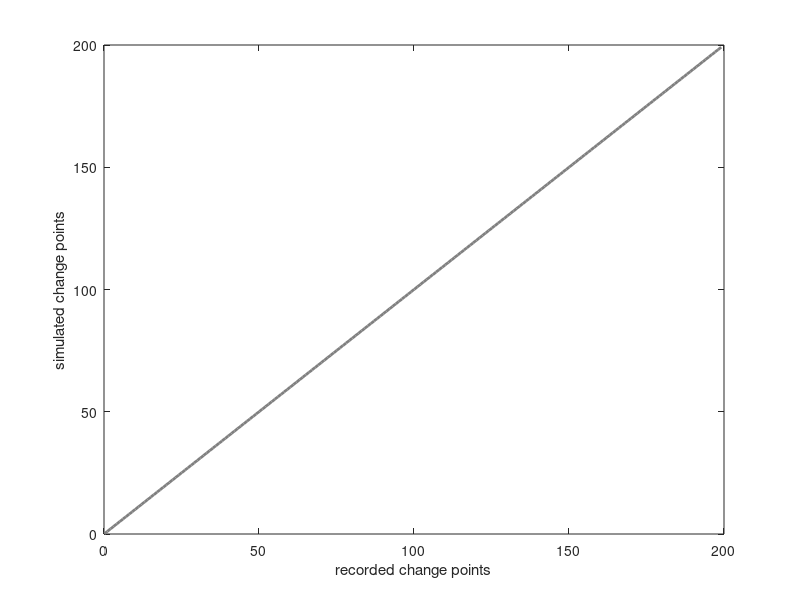

MATLAB code to generate this figure: (Note: this script raises an error after producing the figure.)
clear;
close all;
clc;
restoredefaultpath()
addpath('/zi-flstorage/Max.Thurm/PhD/Paper1_plots/pub_change_points/')
addpath('/zi-flstorage/Max.Thurm/PhD/PLRNN_in_use/')
addpath('/zi-flstorage/Max.Thurm/PhD/PLRNN_in_use/regPLRNN/')


data_path = '/zi-flstorage/Max.Thurm/PhD/Paper1_plots/best_fits/mat_best_anlv_3/';
files = dir(data_path);
files = {files.name};
files = files(3:end);

res_name = 'EM_structure';

event = 1; %cue light: 1; lever presentation: 2; reward: 3; Baseline: 4; Total: 5
titles = {'Cue light', 'Lever presentation', 'Reward', 'Baseline', 'Total'};





fig_save_path = '/zi-flstorage/Max.Thurm/PhD/Paper1_plots/pub_change_points/';

for xtr = 1:5
    CP_REC = nan(1, length(files));
    CP_GEN = nan(1, length(files));
    event = xtr;
    for i = 1:length(files)
        file = files{i};
        res_name = file(1:end-4);
        load([data_path file])


        eval(['collection = ', res_name, '.collection;']);
        eval(['net = ', res_name, '.net3;']); %!!!
        eval(['X = ', res_name, '.X;']);
        eval(['Inp_ = ', res_name, '.Inp;']);
        eval(['Inp = ', res_name , '.Inp;']);
        eval(['Ezi = ', res_name , '.Ezi3;']); %!!!
        eval(['vr = collection.VR_trials;']);
        eval(['sr = collection.SR_trials;']);
        cp = max([sr vr]);
        ntr = length(X);
        cue_side = collection.y;
        response = collection.z;
        reward = collection.u;
        q = size(X{1}, 1);
        p = net.p;

        rule = zeros(1, ntr);
        rule(cp:end) = 1;

        [Z_gen, X_gen] = run_networ_exp(net, Inp_, 0);

        try collection.excluded_trials
            mask = collection.excluded_trials;

            response_time = collection.x(mask);
            cue_side = collection.y(mask);
            response = collection.z(mask);
            reward = collection.u(mask);

            rule = zeros(1, ntr);
            rule(cp:end) = 1;
            rule = rule(mask);
        catch 

        end

        analysis_data = {'X', 'X_gen', 'Ezi', 'Z_gen'};
        window = [0 20]; 
        data = analysis_data{1}; %1: X; 2: X_gen; 3: Ezi; 4: Z_gen
        if strcmp(data, 'X') || strcmp(data, 'X_gen')
            n_states = q;
        else
            n_states = p;
        end

        if event == 4
            cts = ones(1, ntr);
            window = [0 40];
        elseif event == 5
            cts = ones(1, ntr);
            window = [0 0];
        else
            action_times = get_times(Inp);
            cts = action_times(event,:);
        end

        test_aves = calc_window_aves(X, cts, window);
        test_aves_gen = calc_window_aves(X_gen, cts, window);

        model_rec = parcs(test_aves.', 1);
        model_gen = parcs(test_aves_gen.', 1);

        cp_rec = model_rec.ch;
        cp_gen = model_gen.ch;

        CP_REC = [CP_REC cp_rec];
        CP_GEN = [CP_GEN cp_gen];

        disp(i);
    end

    fig = figure();
    plot(0.1:200, 0.1:200, 'Color', [0.5 0.5 0.5], 'LineWidth', 2);
    hold on;
%     scatter(CP_REC, CP_GEN, 80, 'filled');
    scatter(CP_REC, CP_GEN, 80, [0 0 0], 'filled');
    xlim([0 200])
    ylim([0 200])
    xlabel('recorded change points')
    ylabel('simulated change points')
%     title(titles{event})
    ax = gca;
    ax.FontSize = 20;
    ax.FontName = 'Arial';
%     set(fig, 'color', 'none')
    saveas(fig, [fig_save_path titles{event} '.png']);
%     exportgraphics(fig, [fig_save_path titles{event} '.svg'],...
%         'Resolution', 600, 'ContentType', 'vector', 'BackgroundColor', 'none')

end
